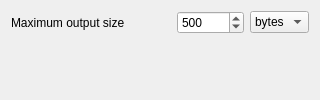
               <widget class="QWidget" name="bySize_StackedWidgetPage">
                <layout class="QVBoxLayout" name="verticalLayout_5">
                 <item>
                  <layout class="QGridLayout" name="gridLayout_4">
                   <property name="leftMargin">
                    <number>0</number>
                   </property>
                   <item row="0" column="3">
                    <widget class="QComboBox" name="maxOutputSizeUnit_ComboBox">
                     <property name="currentIndex">
                      <number>0</number>
                     </property>
                     <item>
                      <property name="text">
                       <string>bytes</string>
                      </property>
                     </item>
                     <item>
                      <property name="text">
                       <string>KB</string>
                      </property>
                     </item>
                     <item>
                      <property name="text">
                       <string>MB</string>
                      </property>
                     </item>
                     <item>
                      <property name="text">
                       <string>%</string>
                      </property>
                     </item>
                    </widget>
                   </item>
                   <item row="0" column="1">
                    <spacer name="horizontalSpacer_7">
                     <property name="orientation">
                      <enum>Qt::Horizontal</enum>
                     </property>
                     <property name="sizeHint" stdset="0">
                      <size>
                       <width>40</width>
                       <height>20</height>
                      </size>
                     </property>
                    </spacer>
                   </item>
                   <item row="0" column="2">
                    <widget class="QSpinBox" name="maxOutputSize_SpinBox">
                     <property name="prefix">
                      <string/>
                     </property>
                     <property name="minimum">
                      <number>1</number>
                     </property>
                     <property name="maximum">
                      <number>999999</number>
                     </property>
                     <property name="stepType">
                      <enum>QAbstractSpinBox::AdaptiveDecimalStepType</enum>
                     </property>
                     <property name="value">
                      <number>500</number>
                     </property>
                    </widget>
                   </item>
                   <item row="1" column="0" colspan="4">
                    <spacer name="verticalSpacer_4">
                     <property name="orientation">
                      <enum>Qt::Vertical</enum>
                     </property>
                     <property name="sizeHint" stdset="0">
                      <size>
                       <width>20</width>
                       <height>40</height>
                      </size>
                     </property>
                    </spacer>
                   </item>
                   <item row="0" column="0">
                    <widget class="QLabel" name="maxOutputSize_Label">
                     <property name="text">
                      <string>Maximum output size</string>
                     </property>
                    </widget>
                   </item>
                  </layout>
                 </item>
                </layout>
               </widget>
